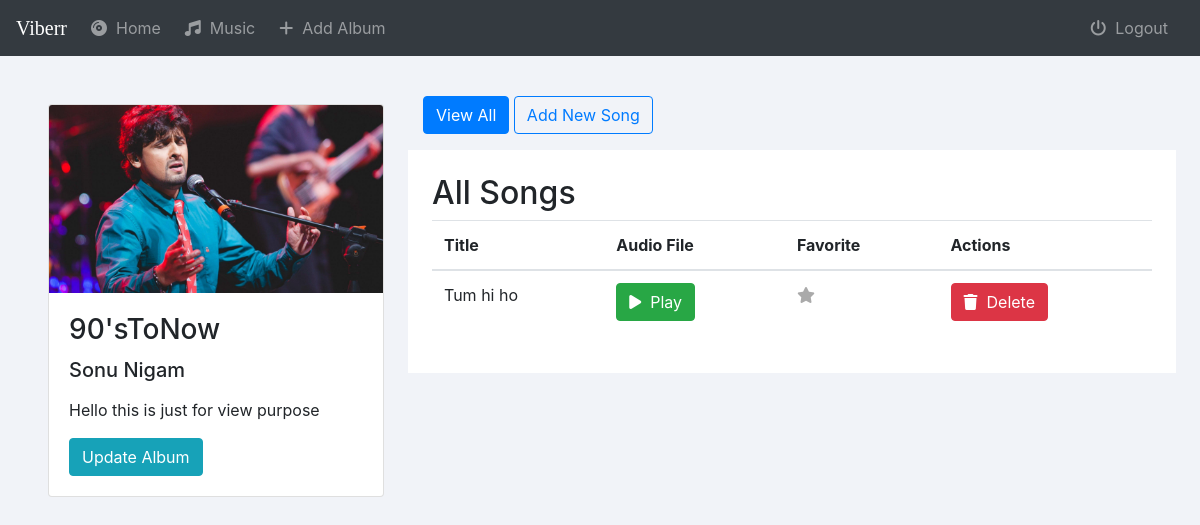
The app's page /music/2/ (signed in), older data.
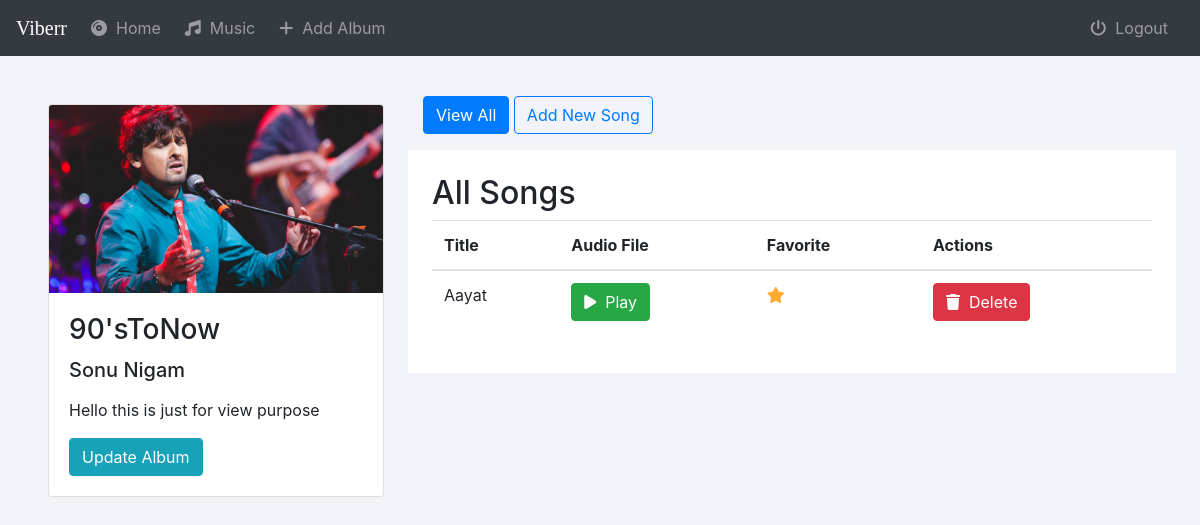
The same page, newer data.
### music/models.py (models this page shows, shortened)
class Song(models.Model):
    album       = models.ForeignKey(Album, on_delete=models.CASCADE)
    audio_file  = models.FileField(upload_to='music/songs')
    song_title  = models.CharField(max_length=250)
    is_favorite = models.BooleanField(default=False)

### music/views.py (the view)
# urls.py: path('<int:pk>/', views.detail, name="detail"),
@login_required(login_url='music:login')
def detail(request,pk):
        user = request.user
        album = get_object_or_404(Album, pk=pk)
        return render(request,'music/detail.html',{'album':album})

### music/templates/music/detail.html (shortened to what this page needs)
{% extends 'music/basic.html' %}
{% block body %}
<div class="row m-4">
    <div class="col-md-4 p-4">
        <div class="card">
            <img class="card-img-top" src="{{album.album_logo.url}}" alt="Card image cap">
            <div class="card-body">
                <h3 class="card-title">{{ album.album_title }}</h3>
                <h5 class="card-text">{{album.artist}}</h5>
                <p class="card-text my-3">{{album.genre}}</p>
                <a href='{% url "music:album-update" album.id %}' type="" class="btn btn-info">Update Album</a>
            </div>
        </div>
    </div>
    <div class="col-md-8 mt-3">
        <a href="{% url 'music:detail' album.id %}" class="btn btn-primary">View All</a>
        <a href="{% url 'music:add-song' album.id%}" class="btn btn-outline-primary">Add New Song</a>
        {% if album.song_set.count %}
        <div class="row bg-white p-4 mt-3">
            <h2>All Songs</h2>
            <table class="table">
                <thead>
                    <tr>
                        <th scope="col">Title</th>
                        <th scope="col">Audio File</th>
                        <th scope="col">Favorite</th>
                        <th scope="col">Actions</th>
                    </tr>
                </thead>
                <tbody>
                    {% for song in album.song_set.all %}
                    <tr>
                        <td>{{song.song_title}}</td>
                        <td scope="col"><button class="btn btn-success"><i class="fas fa-play"></i>&nbsp; Play</button></td>
                        <td scope="col"><a href="{% url 'music:favorite' album.id song.song_title 'detail' %}"><i class="fas fa-star {% if song.is_favorite %}active{% endif %}"></i></a></td>
                        <td scope="col">
                            <form action="{% url 'music:delete-song' album.id song.song_title %}" method="GET">
                                <button class="btn btn-danger" type="submit" value="Yes" name="delete"><i class="fas fa-trash"></i>&nbsp; Delete</button>
                            </form>
                        </td>
                    </tr>
                    {% endfor %}
                </tbody>
            </table>
        </div>
        {% else %}
        <div class="row bg-white p-4 mt-3">
            <h6>You have not added any song yet, to add a new song click the above button</h6>
        </div>
        {% endif %}
    </div>
</div>
{% endblock %}

Row changes from the older to the newer data that the page shows:
removed Song: song_title "Tum hi ho", is_favorite False (drawn)
added Song: song_title "Aayat", is_favorite True (drawn)
